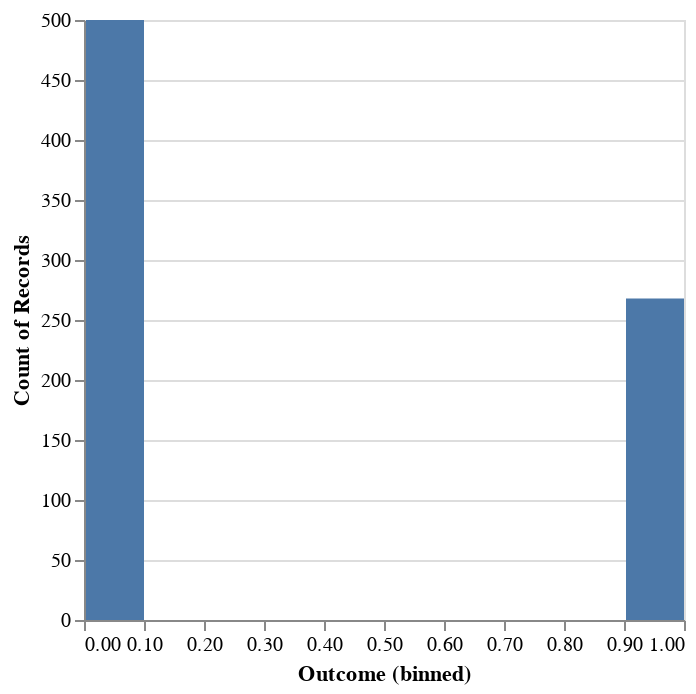

The code cell stored with this chart in its notebook:
### Code cell
DeepnoteChart(df, """{"mark":{"clip":true,"type":"bar","color":"#4c78a8","tooltip":true},"config":{"legend":{}},"$schema":"https://vega.github.io/schema/vega-lite/v5.json","encoding":{"x":{"bin":true,"sort":null,"type":"quantitative","field":"Outcome","scale":{"type":"linear"}},"y":{"sort":null,"type":"quantitative","scale":{"type":"linear"},"aggregate":"count"}}}""")

### Figure 1 — Vega-Lite specification as saved in the notebook (floating-point values rounded to 4 significant figures; data arrays with more than 128 entries replaced by an {"elided": "..."} marker saying what was removed)
{"$schema": "https://vega.github.io/schema/vega-lite/v5.json", "mark": {"type": "bar", "tooltip": true, "color": "#4c78a8", "clip": true}, "encoding": {"x": {"field": "Outcome", "type": "quantitative", "bin": true, "sort": null, "scale": {"type": "linear"}}, "y": {"type": "quantitative", "aggregate": "count", "sort": null, "scale": {"type": "linear"}}}, "config": {"legend": {}}, "data": {"values": {"elided": "768 records"}}}
